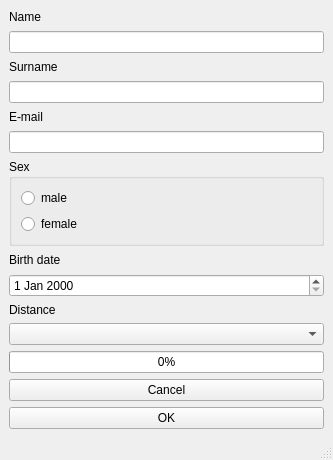
<?xml version="1.0" encoding="UTF-8"?>
<ui version="4.0">
 <class>MainWindow</class>
 <widget class="QMainWindow" name="MainWindow">
  <property name="geometry">
   <rect>
    <x>0</x>
    <y>0</y>
    <width>333</width>
    <height>460</height>
   </rect>
  </property>
  <property name="windowTitle">
   <string>MainWindow</string>
  </property>
  <widget class="QWidget" name="centralwidget">
   <layout class="QVBoxLayout" name="verticalLayout_4">
    <item>
     <widget class="QLabel" name="label">
      <property name="text">
       <string>Name</string>
      </property>
      <property name="buddy">
       <cstring>lineEdit</cstring>
      </property>
     </widget>
    </item>
    <item>
     <widget class="QLineEdit" name="lineEdit"/>
    </item>
    <item>
     <widget class="QLabel" name="label_2">
      <property name="text">
       <string>Surname</string>
      </property>
      <property name="buddy">
       <cstring>lineEdit</cstring>
      </property>
     </widget>
    </item>
    <item>
     <widget class="QLineEdit" name="lineEdit_2">
      <property name="text">
       <string/>
      </property>
     </widget>
    </item>
    <item>
     <widget class="QLabel" name="label_3">
      <property name="text">
       <string>E-mail</string>
      </property>
      <property name="buddy">
       <cstring>lineEdit</cstring>
      </property>
     </widget>
    </item>
    <item>
     <widget class="QLineEdit" name="lineEdit_3">
      <property name="text">
       <string/>
      </property>
     </widget>
    </item>
    <item>
     <widget class="QGroupBox" name="groupBox">
      <property name="title">
       <string>Sex</string>
      </property>
      <layout class="QVBoxLayout" name="verticalLayout_3">
       <item>
        <layout class="QVBoxLayout" name="verticalLayout">
         <item>
          <widget class="QRadioButton" name="radioButton">
           <property name="text">
            <string>male</string>
           </property>
          </widget>
         </item>
         <item>
          <widget class="QRadioButton" name="radioButton_2">
           <property name="text">
            <string>female</string>
           </property>
          </widget>
         </item>
        </layout>
       </item>
      </layout>
     </widget>
    </item>
    <item>
     <widget class="QLabel" name="label_5">
      <property name="text">
       <string>Birth date</string>
      </property>
     </widget>
    </item>
    <item>
     <widget class="QDateEdit" name="dateEdit"/>
    </item>
    <item>
     <layout class="QVBoxLayout" name="verticalLayout_2">
      <item>
       <widget class="QLabel" name="label_4">
        <property name="text">
         <string>Distance</string>
        </property>
       </widget>
      </item>
      <item>
       <widget class="QComboBox" name="comboBox"/>
      </item>
     </layout>
    </item>
    <item>
     <widget class="QProgressBar" name="progressBar">
      <property name="value">
       <number>0</number>
      </property>
     </widget>
    </item>
    <item>
     <widget class="QPushButton" name="pushButton_2">
      <property name="text">
       <string>Cancel</string>
      </property>
     </widget>
    </item>
    <item>
     <widget class="QPushButton" name="pushButton">
      <property name="text">
       <string>OK</string>
      </property>
     </widget>
    </item>
   </layout>
  </widget>
  <widget class="QStatusBar" name="statusbar"/>
 </widget>
 <tabstops>
  <tabstop>lineEdit</tabstop>
  <tabstop>lineEdit_2</tabstop>
  <tabstop>lineEdit_3</tabstop>
  <tabstop>dateEdit</tabstop>
  <tabstop>comboBox</tabstop>
  <tabstop>pushButton</tabstop>
  <tabstop>pushButton_2</tabstop>
 </tabstops>
 <resources/>
 <connections/>
</ui>
